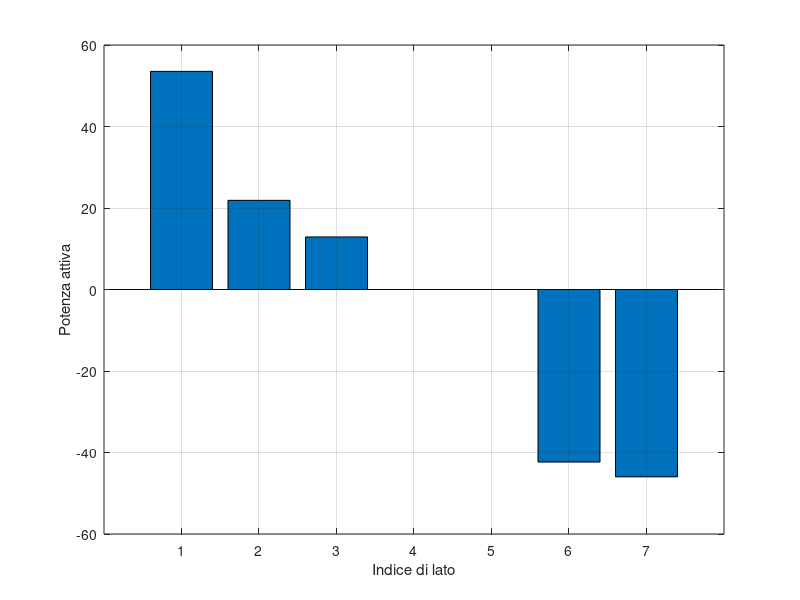

The MATLAB script that drew this image:
omega=1000; R1=1; R2=2; R3=3; L4= 4e-3; Z4 = 1i*(omega*L4); C5= 500e-6; Z5 = -1i/(omega*C5); J6 = 6*exp(1i*pi/6); J7 = 7*exp(-1i*pi/4); 
n=3; elle = 7;

%matrice A dei collegamenti

A=[...
    1   -1  0   1   0   -1  -1
    0   1   1   0   1   0   1];


%matrice caratteristiche M

M=diag([ -R1 -R2 -R3 -Z4 -Z5 1 1]);

%matrice N
N=diag([1 1 1 1 1 0 0]);

%termini noti b

b=[...
    zeros(n-1,1)
    zeros(5,1)
    J6
    J7];

%Matrice tableau
T = [ A zeros(n-1,n-1)
    M N*A'];

x=T\b;

i=x(1:elle);
v=x(elle+1:end);


%output
fprintf('Correnti nei lati: \n');
for kk=1:elle
  fprintf('%d)% 3.3f  % 3.3f j  A\n',kk,real(i(kk)),imag(i(kk))); % 3.3f specifica dimensione e formato del numero
end
fprintf('\n');

fprintf('Potenziali nodali: \n');
for kk=1:(n-1)
  c = char(kk+64);
  fprintf('%c)% 3.3f  % 3.3f j  V\n',c,real(v(kk)), imag(v(kk)));
end
fprintf('\n');


V=A'*v; %Potenziali ai lati
P_totreal=0;
P_totimag=0;
Patt=zeros(elle,1);
Preat=zeros(elle,1);
Pcomp=zeros(elle,1);


fprintf('d.d.p. ai capi dei bipoli: \n');
for kk=1:elle
  fprintf('%d)% 3.3f  % 3.3f j  V\n',kk,real(V(kk)),imag(V(kk)));
  P_totreal=P_totreal+real((V(kk))*conj(i(kk)));  %potenza attiva prodotto tra parte reale di tensione e coniugato della corrente
  P_totimag=P_totimag+imag((V(kk))*conj(i(kk)));  %potenza reattiva prodotto tra parte complessa di tensione e coniugato della corrente
  Patt(kk)=real(V(kk)*conj(i(kk)));
  Preat(kk)=imag(V(kk)*conj(i(kk)));
  Pcomp(kk)= Patt(kk)+Preat(kk);
end

fprintf('\nPotenza totale attiva: %.1d W\n',P_totreal);
fprintf('Potenza totale reattiva: %.1d W\n',P_totimag);
bar(Patt);  %grafico potenza attiva
xlabel('Indice di lato')
ylabel('Potenza attiva');
grid on

fprintf('\nPotenze complesse nei lati:\n')
for kk=1:elle
  fprintf('%d)% 3.3f  % 3.3f j  W\n',kk,Patt(kk),Preat(kk));
end

fprintf('\nFasori delle correnti\n');
fprintf('  Modulo   Fase\n');
for kk=1:elle
    fprintf('%d)% 3.3f  % 3.2f° \n',kk,abs(i(kk)),angle(i(kk))*180/pi); % 3.3f specifica dimensione e formato del numero
end
fprintf('\n');

